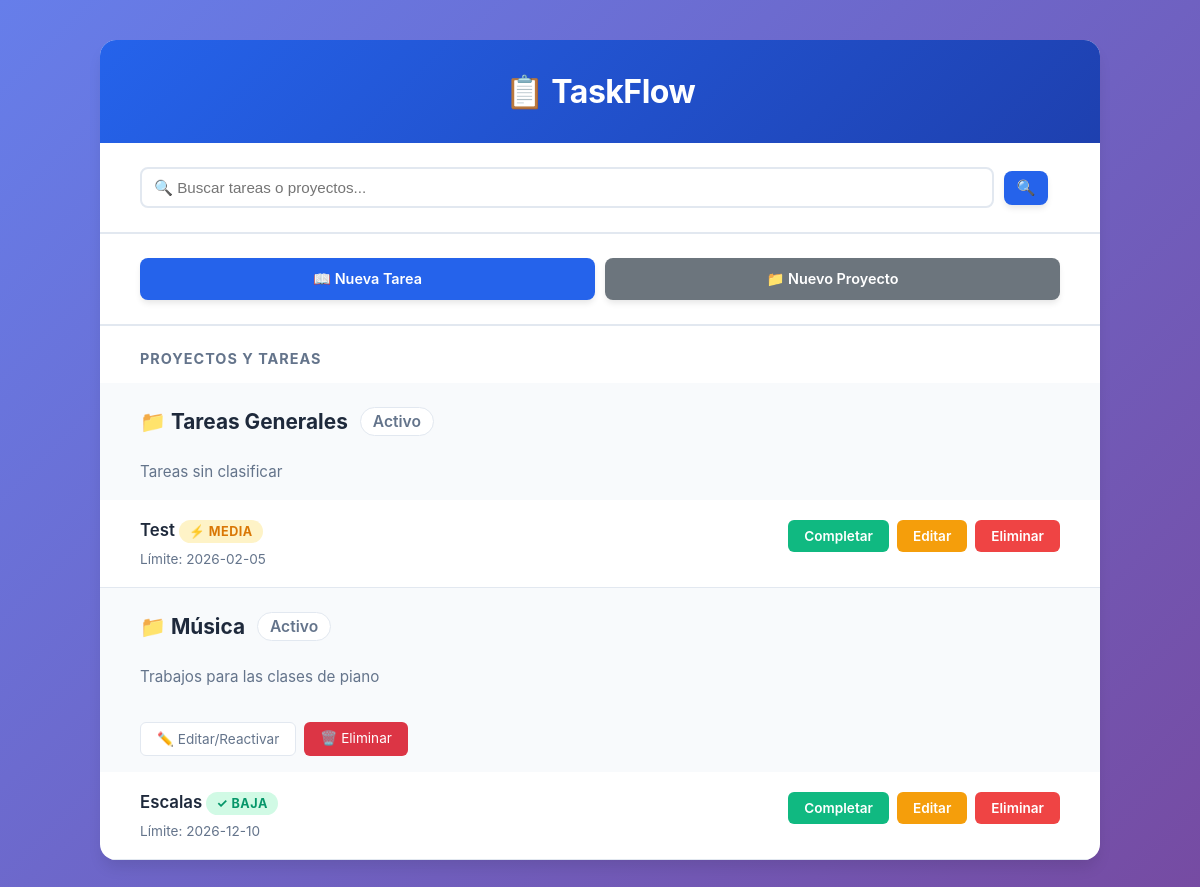
Before: / with the older database file.
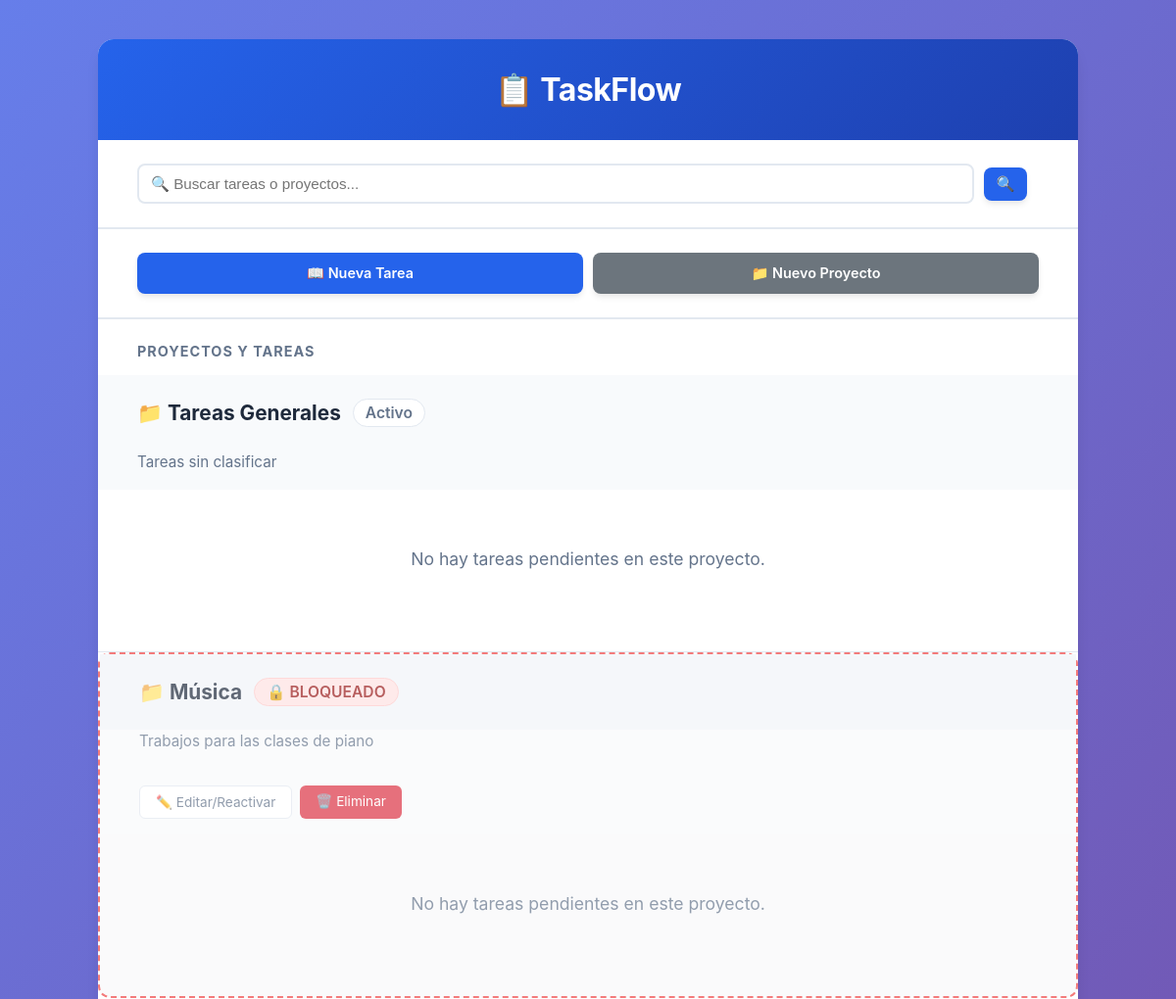
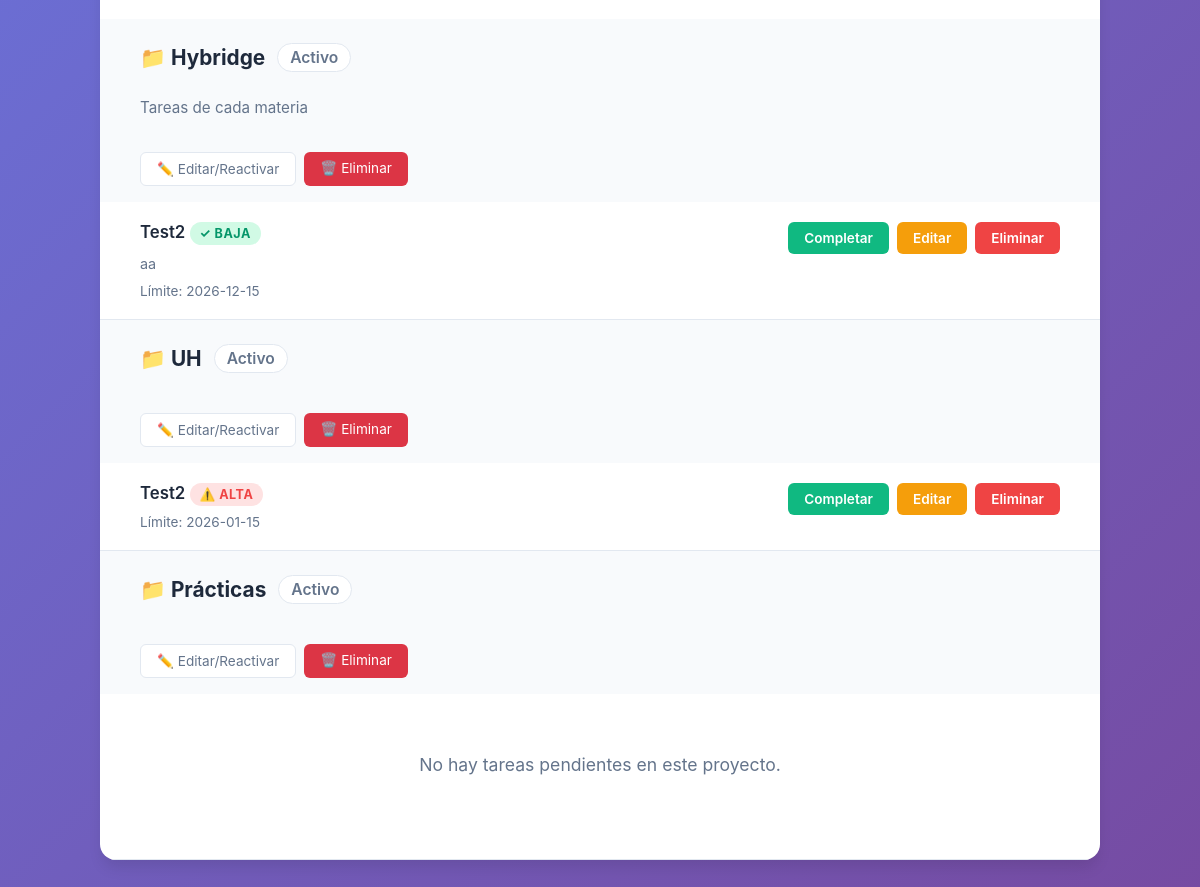
After: the same page with the newer database file (2 pictures, top to bottom).
### tables this page shows
CREATE TABLE proyectos (
            id INTEGER PRIMARY KEY AUTOINCREMENT,
            nombre TEXT NOT NULL,
            descripcion TEXT,
            fecha_inicio TEXT,
            estado TEXT
        );

CREATE TABLE tareas (
            id INTEGER PRIMARY KEY AUTOINCREMENT,
            titulo TEXT NOT NULL,
            descripcion TEXT,
            fecha_creacion TEXT,
            fecha_limite TEXT,
            prioridad TEXT,
            estado TEXT,
            proyecto_id INTEGER,
            FOREIGN KEY (proyecto_id) REFERENCES proyectos(id)
        );

### app.py (the view)
@app.route('/')
def index():
    tareas_pendientes = db_manager.obtener_tareas(estado="Pendiente")
    proyectos = db_manager.obtener_proyectos()
    return render_template('index.html',
                           tareas=tareas_pendientes,
                           proyectos=proyectos)

### src/database.py (called while the page is built)
def get_connection():
    conn = sqlite3.connect(DATABASE_NAME)
    conn.row_factory = sqlite3.Row
    return conn

    def obtener_proyectos(self):
        conn = get_connection()
        cursor = conn.cursor()
        cursor.execute("SELECT * FROM proyectos")
        filas = cursor.fetchall()
        conn.close()
        proyectos = [
            Proyecto(nombre=fila['nombre'], descripcion=fila['descripcion'],
                     id=fila['id'], estado=fila['estado'])
            for fila in filas
        ]
        return proyectos

    def obtener_tareas(self, estado=None):
        conn = get_connection()
        cursor = conn.cursor()
        sql = "SELECT * FROM tareas"
        params = []
        if estado:
            sql += " WHERE estado = ?"
            params.append(estado)
        sql += " ORDER BY fecha_limite ASC"
        cursor.execute(sql, params)
        filas = cursor.fetchall()
        conn.close()
        tareas = []
        for fila in filas:
            t = Tarea(
                titulo=fila['titulo'],
                fecha_limite=fila['fecha_limite'],
                prioridad=fila['prioridad'],
                proyecto_id=fila['proyecto_id'],
                estado=fila['estado'],
                descripcion=fila['descripcion'],
                fecha_creacion=fila['fecha_creacion'],
                id=fila['id']
            )
            tareas.append(t)
        return tareas

### templates/index.html (shortened to what this page needs)
<!DOCTYPE html>
<html lang="es">
<head>
    <link rel="stylesheet" href="{{ url_for('static', filename='styles.css') }}" />
</head>
<body>
    <div class="container">
        <h1>📋 TaskFlow</h1>
        <div class="search-container">
            <form action="{{ url_for('buscar_web') }}" method="GET" class="search-form">
                <input
                    type="text"
                    name="q"
                    placeholder="🔍 Buscar tareas o proyectos..."
                    value="{{ busqueda or '' }}"
                >
                <button type="submit" class="add-link search-btn">🔍</button>
            </form>
        </div>
        <div class="main-actions">
            <a href="{{ url_for('crear_tarea_web') }}" class="add-link">📖 Nueva Tarea</a>
            <a href="{{ url_for('crear_proyecto_web') }}" class="add-link"
            style="background-color: #6c757d;">📁 Nuevo Proyecto</a>
        </div>
        <div class="projects-wrapper">
            <h2 style="padding: 24px 40px 16px; color: #64748b; font-size: 0.9em;
            text-transform: uppercase; letter-spacing: 1px;
            font-weight: 750; margin: 0;">
                Proyectos y Tareas
            </h2>
            {% if proyectos %}
                {% for proyecto in proyectos %}
                <div class="project-section {% if proyecto._estado == 'Archivado' %}archived{% endif %}">
                    <div class="project-header">
                        <div class="project-title">
                            <span>📁 {{ proyecto._nombre }}</span>
                            {% if proyecto._estado == 'Archivado' %}
                                <span class="project-status locked">🔒 BLOQUEADO</span>
                            {% else %}
                                <span class="project-status">{{ proyecto._estado }}</span>
                            {% endif %}
                        </div>
                    </div>
                    {% if proyecto._descripcion %}
                    <div class="project-description">
                        <p>{{ proyecto._descripcion }}</p>
                    </div>
                    {% endif %}
                    {% if proyecto._id != 0 %}
                    <div class="project-actions">
                        <a href="{{ url_for('editar_proyecto_web', proyecto_id=proyecto._id) }}">
                            ✏️ Editar/Reactivar
                        </a>
                        <a href="{{ url_for('eliminar_proyecto_web', proyecto_id=proyecto._id) }}"
                           onclick="return confirm('¿Seguro que deseas eliminar este proyecto y todas sus tareas?')"
                           style="background-color: #dc3545; color: white; padding: 8px 16px; border-radius: 6px; text-decoration: none; border: none;">
                            🗑️ Eliminar
                        </a>
                    </div>
                    {% endif %}
                    <ul class="task-list">
                        {% set ns = namespace(tiene_tareas=false) %}
                        {% for tarea in tareas %}
                            {% if tarea._proyecto_id == proyecto._id %}
                                {% set ns.tiene_tareas = true %}
                                <li class="task-item">
                                    <div class="task-info">
                                        <div class="task-title">
                                            {{ tarea._titulo }}
                                            {% if tarea._prioridad == 'Alta' %}
                                                <span class="priority-badge high">⚠️ Alta</span>
                                            {% elif tarea._prioridad == 'Media' %}
                                                <span class="priority-badge medium">⚡ Media</span>
                                            {% else %}
                                                <span class="priority-badge low">✓ Baja</span>
                                            {% endif %}
                                        </div>
                                        {% if tarea._descripcion %}
                                        <div class="task-description">
                                            {{ tarea._descripcion }}
                                        </div>
                                        {% endif %}
                                        <div class="task-meta">
                                            <span class="deadline">
                                                Límite: {{ tarea._fecha_limite }}
                                            </span>
                                        </div>
                                    </div>
                                    <div class="task-actions">
                                        {% if proyecto._estado != 'Archivado' %}
                                        <a href="{{ url_for('completar_tarea', tarea_id=tarea._id) }}" class="btn-complete">
                                            Completar
                                        </a>
                                        {% endif %}
                                        <a href="{{ url_for('editar_tarea_web', tarea_id=tarea._id) }}" class="btn-edit">
                                            Editar
                                        </a>
                                        <a href="{{ url_for('eliminar_tarea', tarea_id=tarea._id) }}"
                                           class="btn-delete"
                                           onclick="return confirm('¿Seguro que deseas eliminar esta tarea?')">
                                            Eliminar
                                        </a>
                                    </div>
                                </li>
                            {% endif %}
                        {% endfor %}
                        {% if not ns.tiene_tareas %}
                        <li class="empty-state">
                            <p> No hay tareas pendientes en este proyecto.</p>
                        </li>
                        {% endif %}
                    </ul>
                </div>
                {% endfor %}
            {% else %}
                <div class="empty-state">
                    <p>No hay proyectos creados. ¡Empieza creando uno!</p>
                    <a href="{{ url_for('crear_proyecto_web') }}" class="add-link">Crear mi primer proyecto</a>
                </div>
            {% endif %}
        </div>
    </div>
</body>
</html>

Changed rows visible on the page:
removed tareas: _titulo "Test", prioridad "⚡ MEDIA", _fecha_limite "2026-02-05", shown under proyectos "Tareas Generales"
removed tareas: _titulo "Escalas", prioridad "✓ BAJA", _fecha_limite "2026-12-10", shown under proyectos "Música"
shown differently, row unchanged: proyectos "Tareas Generales": now shows "No hay tareas pendientes en este proyecto."
changed proyectos "Música": _estado "Activo" → (not shown); now shows "🔒 BLOQUEADO No hay tareas pendientes en este proyecto."
added proyectos: _nombre "Hybridge", _estado "Activo", _descripcion "Tareas de cada materia"
added tareas: _titulo "Test2", prioridad "✓ BAJA", _descripcion "aa", _fecha_limite "2026-12-15", shown under "Hybridge"
added proyectos: _nombre "UH", _estado "Activo"
added tareas: _titulo "Test2", prioridad "⚠️ ALTA", _fecha_limite "2026-01-15", shown under "UH"
added proyectos: _nombre "Prácticas", _estado "Activo", shows "No hay tareas pendientes en este proyecto."
